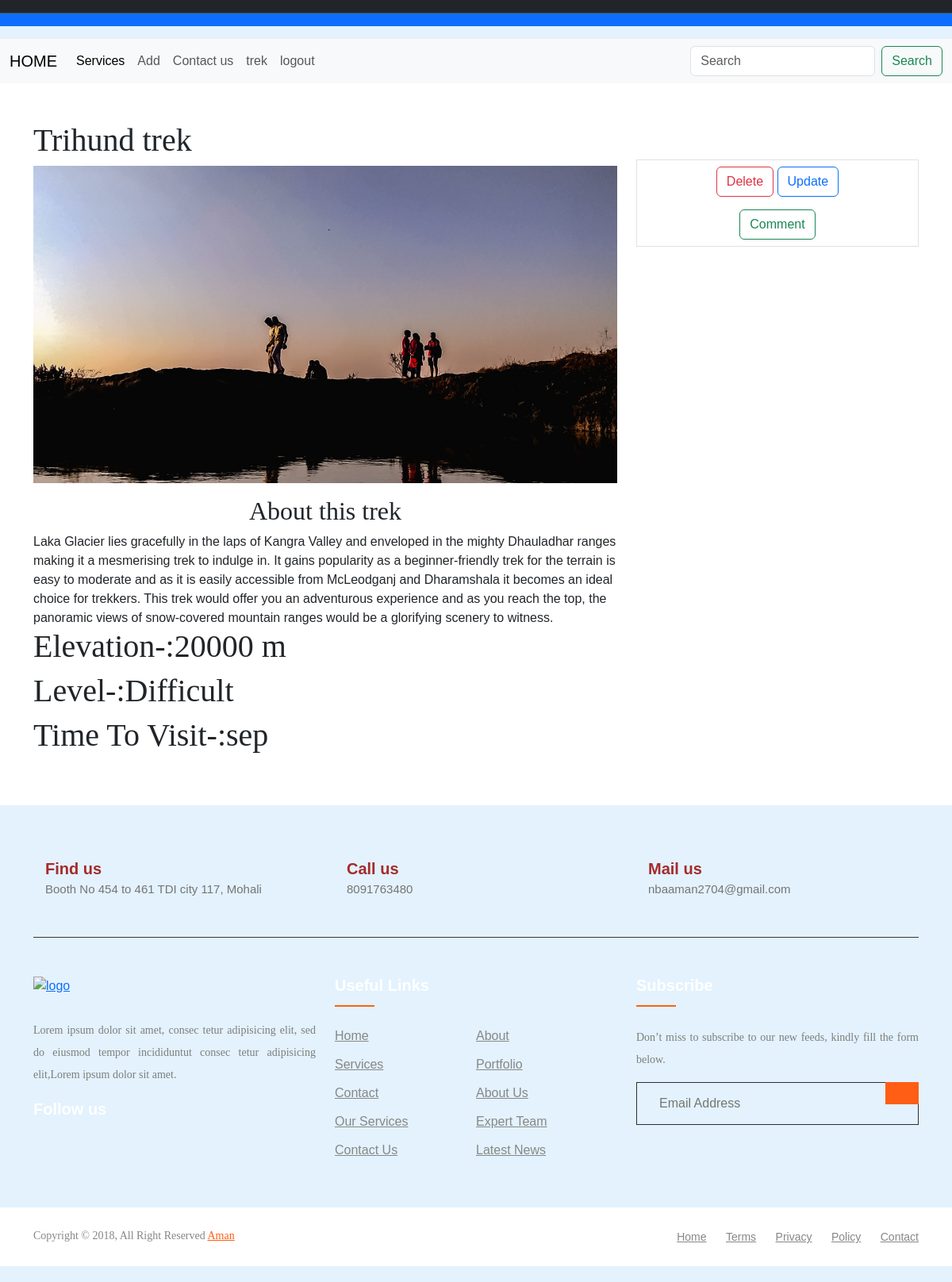
Page /read/4 (signed in) on the committed database.
### tour/models.py (models this page shows, shortened)
class trek(models.Model):
    name = models.CharField(max_length=222)
    img = models.ImageField(upload_to='images',null=True,blank=True)
    level=models.CharField(max_length=222)
    ele = models.CharField(max_length=222)
    ime=models.CharField(max_length=222)
    description = models.TextField()

### tour/views.py (the view)
# urls.py: path('read/<int:id>',views.read,name='read'),
@login_required(login_url='login')
def read(request,id):
    bese=trek.objects.get(id=id)
    return render(request,'read.html',{'bese':bese})

### templates/read.html (shortened to what this page needs)
{% extends 'base.html'%}
{% block content %}
<div class="container my-5">
  <div class="row">
    <div class="col-lg-8">
      <h1>{{bese.name}}</h1>
      <img src="{{bese.img.url}}" class="imggg" alt="">
      <p class="para" >
        <h2>About this trek</h2>
        {{bese.description}}
        <h1>Elevation-:{{bese.ele}}</h1>
        <h1>Level-:{{bese.level}}</h1>
        <h1>Time To Visit-:{{bese.ime}}</h1>
      </p>
    </div>
    <div class="col-lg-4">
      <div class="box my-5 border text-center">
        <button class="btn btn-outline-danger my-2 ">Delete</button>
        <a href="{% url 'up' bese.id %}" class="btn btn-outline-primary my-2">Update</a> <br>
            <button class="btn btn-outline-success my-2 " type="submit">Comment</button> <br>
      </div>
    </div>
  </div>
</div>
{% endblock %}

### templates/base.html (shortened to what this page needs)
<!doctype html>
<html lang="en">
  <head>
    <link rel="stylesheet" href="https://stackpath.bootstrapcdn.com/bootstrap/4.5.0/css/bootstrap.min.css">
    <link href="https://cdn.jsdelivr.net/npm/bootstrap@5.3.0/dist/css/bootstrap.min.css" rel="stylesheet">
  </head>
  <body>
    <nav class="navbar bg-dark border-bottom border-bottom-dark" data-bs-theme="dark">
      </nav>
      <nav class="navbar bg-primary" data-bs-theme="dark">
      </nav>
      <nav class="navbar" style="background-color: #e3f2fd;">
      </nav>
      <nav class="navbar navbar-expand-lg bg-body-tertiary">
        <div class="container-fluid">
          <a class="navbar-brand" href="{% url 'index'%}">HOME</a>
          <div class="collapse navbar-collapse" id="navbarSupportedContent">
            <ul class="navbar-nav me-auto mb-2 mb-lg-0">
              <li class="nav-item">
                <a class="nav-link active" aria-current="page" href="#">Services</a>
              </li>
              <li class="nav-item">
                <a class="nav-link" href="{% url 'amn'%}">Add</a>
              </li>
              <li class="nav-item">
                <a class="nav-link " href="">Contact us</a>
              </li>
              {% if user.is_authenticated %}
              <li class="nav-item">
                <a class="nav-link" href="#">{{user.username}}</a>
              </li>
              <li class="nav-item">
                <a class="nav-link" href="{% url 'logout' %}">logout</a>
              </li>
              {% else %}
              <li class="nav-item">
                <a class="nav-link" href="{% url 'login' %}">login</a>
              </li>
              {% endif %}
            </ul>
            <form class="d-flex" role="search" action="{% url 'sear' %}" method="post">
              <input class="form-control me-2" type="search" placeholder="Search" aria-label="Search" name="search" >
              <button class="btn btn-outline-success" type="submit">Search</button>
            </form>
          </div>
        </div>
      </nav>
{% block content %}
{% endblock  %}
<footer class="footer-section">
  <div class="container">
      <div class="footer-cta pt-5 pb-5">
          <div class="row">
              <div class="col-xl-4 col-md-4 mb-30">
                  <div class="single-cta">
                      <div class="cta-text">
                          <h4>Find us</h4>
                          <span>
                            Booth No 454 to 461 TDI city 117, Mohali</span>
                      </div>
                  </div>
              </div>
              <div class="col-xl-4 col-md-4 mb-30">
                  <div class="single-cta">
                      <div class="cta-text">
                          <h4>Call us</h4>
                          <span>8091763480</span>
                      </div>
                  </div>
              </div>
              <div class="col-xl-4 col-md-4 mb-30">
                  <div class="single-cta">
                      <div class="cta-text">
                          <h4>Mail us</h4>
                          <span>nbaaman2704@gmail.com</span>
                      </div>
                  </div>
              </div>
          </div>
      </div>
      <div class="footer-content pt-5 pb-5">
          <div class="row">
              <div class="col-xl-4 col-lg-4 mb-50">
                  <div class="footer-widget">
                      <div class="footer-logo">
                          <a href="index.html"><img src="https://i.ibb.co/QDy827D/ak-logo.png" class="img-fluid" alt="logo"></a>
                      </div>
                      <div class="footer-text">
                          <p>Lorem ipsum dolor sit amet, consec tetur adipisicing elit, sed do eiusmod tempor incididuntut consec tetur adipisicing
                          elit,Lorem ipsum dolor sit amet.</p>
                      </div>
                      <div class="footer-social-icon">
                          <span>Follow us</span>
                      </div>
                  </div>
              </div>
              <div class="col-xl-4 col-lg-4 col-md-6 mb-30">
                  <div class="footer-widget">
                      <div class="footer-widget-heading">
                          <h3>Useful Links</h3>
                      </div>
                      <ul>
                          <li><a href="#">Home</a></li>
                          <li><a href="#">about</a></li>
                          <li><a href="#">services</a></li>
                          <li><a href="#">portfolio</a></li>
                          <li><a href="#">Contact</a></li>
                          <li><a href="#">About us</a></li>
                          <li><a href="#">Our Services</a></li>
                          <li><a href="#">Expert Team</a></li>
                          <li><a href="#">Contact us</a></li>
                          <li><a href="#">Latest News</a></li>
                      </ul>
                  </div>
              </div>
              <div class="col-xl-4 col-lg-4 col-md-6 mb-50">
                  <div class="footer-widget">
                      <div class="footer-widget-heading">
                          <h3>Subscribe</h3>
                      </div>
                      <div class="footer-text mb-25">
                          <p>Don’t miss to subscribe to our new feeds, kindly fill the form below.</p>
                      </div>
                      <div class="subscribe-form">
                          <form action="#">
                              <input type="text" placeholder="Email Address">
                              <button></button>
                          </form>
                      </div>
                  </div>
              </div>
          </div>
      </div>
  </div>
  <div class="copyright-area">
      <div class="container">
          <div class="row">
              <div class="col-xl-6 col-lg-6 text-center text-lg-left">
                  <div class="copyright-text">
                      <p>Copyright &copy; 2018, All Right Reserved <a href="https://codepen.io/anupkumar92/">Aman</a></p>
                  </div>
              </div>
              <div class="col-xl-6 col-lg-6 d-none d-lg-block text-right">
                  <div class="footer-menu">
                      <ul>
                          <li><a href="#">Home</a></li>
                          <li><a href="#">Terms</a></li>
                          <li><a href="#">Privacy</a></li>
                          <li><a href="#">Policy</a></li>
                          <li><a href="#">Contact</a></li>
                      </ul>
                  </div>
              </div>
          </div>
      </div>
  </div>
</footer>
</body>
</html>

### templates/base.html (style rules this page uses)
body { margin: 0; padding: 0; font-family: Arial, sans-serif; min-height: 100vh; display: flex; flex-direction: column; }
footer { background-color: #333; color: #fff; padding: 20px 0; margin-top: auto; }
.footer-content { display: flex; flex-direction: column; align-items: center; }
ul { margin: 0px; padding: 0px; }
.footer-section { background: #e3f2fd; position: relative; }
.footer-cta { border-bottom: 1px solid #373636; }
.cta-text { padding-left: 15px; display: inline-block; }
.cta-text h4 { color: brown; font-size: 20px; font-weight: 600; margin-bottom: 2px; }
.cta-text span { color: #757575; font-size: 15px; }
.footer-content { position: relative; z-index: 2; }
.footer-logo { margin-bottom: 30px; }
.footer-logo img { max-width: 200px; }
.footer-text p { margin-bottom: 14px; font-size: 14px; color: #7e7e7e; line-height: 28px; }
.footer-social-icon span { color: #fff; display: block; font-size: 20px; font-weight: 700; font-family: 'Poppins', sans-serif; margin-bottom: 20px; }
.footer-widget-heading h3 { color: #fff; font-size: 20px; font-weight: 600; margin-bottom: 40px; position: relative; }
.footer-widget-heading h3::before { content: ""; position: absolute; left: 0; bottom: -15px; height: 2px; width: 50px; background: #ff5e14; }
.footer-widget ul li { display: inline-block; float: left; width: 50%; margin-bottom: 12px; }
.footer-widget ul li a { color: #878787; text-transform: capitalize; }
.subscribe-form { position: relative; overflow: hidden; }
.subscribe-form input { width: 100%; padding: 14px 28px; background: #e3f2fd; border: 1px solid #2E2E2E; color: #fff; }
.subscribe-form button { position: absolute; right: 0; background: #ff5e14; padding: 13px 20px; border: 1px solid #ff5e14; top: 0; }
.copyright-area { background: white; padding: 25px 0; }
.copyright-text p { margin: 0; font-size: 14px; color: #878787; }
.copyright-text p a { color: #ff5e14; }
.footer-menu li { display: inline-block; margin-left: 20px; }
.footer-menu li a { font-size: 14px; color: #878787; }

### templates/read.html (style rules this page uses)
.imggg { width: 100%; height: 400px; object-fit: cover; }
.para,p { text-align: justify; font-family: cursive; }
h1 { font-family: cursive; }
h2 { text-align: center; font-family: cursive; }

### rows in the picture
trek: name "Trihund trek", img (picture), description "Laka Glacier lies gracefully in the laps of Kangra Valley and enveloped in the mighty Dhauladhar ranges making it a mesmerising trek to indulge in. It gains popularity as a beginner-friendly trek for the terrain is easy to moderate and as it is easily accessible from McLeodganj and Dharamshala it becomes an ideal choice for trekkers. This trek would offer you an adventurous experience and as you reach the top, the panoramic views of snow-covered mountain ranges would be a glorifying scenery to witness.", ele "20000 m", level "Difficult", ime "sep"

### other values in the picture
{{ user.username }} "trek"
